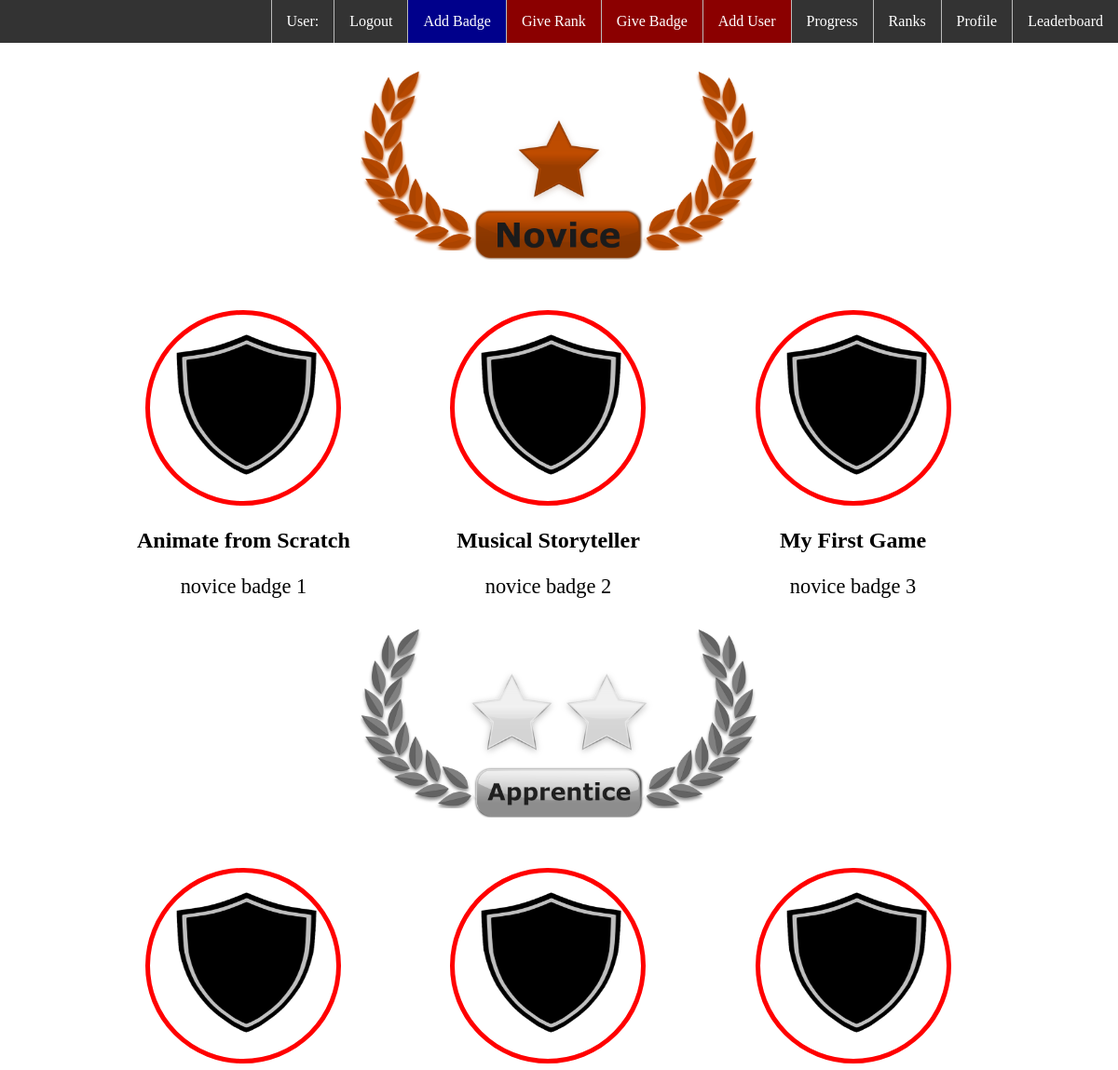
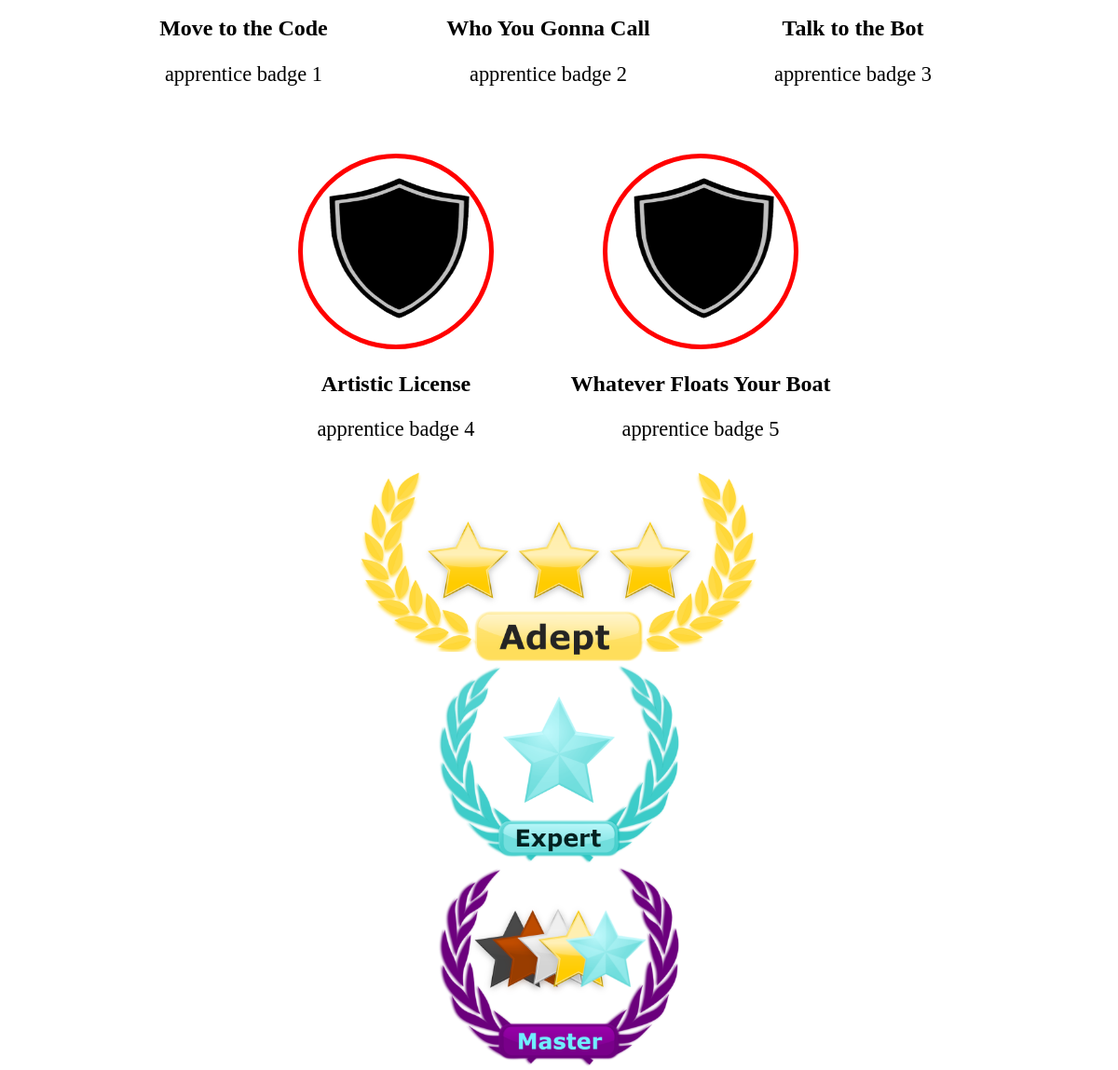
Page /public/student/progress.php on the committed database (2 pictures, top to bottom).
### tables this page shows
CREATE TABLE Badge
(
    badge_id int NOT NULL AUTO_INCREMENT,
    badge_title varchar(255) NOT NULL UNIQUE,
    rank_id int,
    badge_required varchar(5) NOT NULL,
    badge_description varchar(500),
    badge_link varchar(255),
    image_id int,

    PRIMARY KEY (badge_id),
    FOREIGN KEY (rank_id) REFERENCES Rank (rank_id) ON UPDATE CASCADE,
    FOREIGN KEY (image_id) REFERENCES Image (image_id) ON UPDATE CASCADE

);

CREATE TABLE Image
(
    image_id int NOT NULL AUTO_INCREMENT,
    image_name varchar(255) NOT NULL UNIQUE,
    image_path varchar(255) NOT NULL,

    PRIMARY KEY (image_id)
);

### private/functions.php (called while the page is built, shortened)
<?php
function url_for($script_path)
{
    return WWW_ROOT . $script_path;
}
?>

### public/student/progress.php (the view, shortened to what this page needs)
<?php require_once('../../private/initialize.php'); ?>
<?php $page_style = 'progress' ?>
<?php include_once(SHARED_PATH . '/default_header.php'); ?>
<div class="content">
    <?php
    $ranks = array('Novice', 'Apprentice', 'Adept', 'Expert', 'Master');
    foreach ($ranks as $rank) { ?>
    <div id="rank-image-wrapper">
        <img class="badge-rank-img" src="<?php echo WWW_ROOT . '/style/img/rank/' . strtolower($rank) . ".png"; ?>" .
            alt="<?php echo $rank; ?>">
    </div>
    <?php
    $sql = "SELECT * FROM Badge WHERE rank_id = (SELECT rank_id FROM Rank WHERE rank_title = '" . $rank . "' );";
    $badge_set = mysqli_query($db, $sql);
    while ($badge = mysqli_fetch_assoc($badge_set)) {
        $sql = "SELECT * FROM Image WHERE image_id = '" . $badge['image_id'] . "'";
        $image_set = mysqli_query($db, $sql);
        $image = mysqli_fetch_assoc($image_set);
        ?>
    <div class="badge-item">
        <a href="<?php echo $badge['badge_link']; ?>" target="_blank">
            <img class="badge-image
            <?php
            if ($badge['badge_required'] == 'true') {
                echo 'required';
            }
            ?>"
                src="<?php echo $image['image_path']; ?>" alt="<?php echo $image['image_name']; ?>">
        </a>
        <h2><?php echo $badge['badge_title']; ?></h2>
        <p><?php echo $badge['badge_description']; ?></p>
    </div>
    <?php
} ?>
    <?php
} ?>
</div>
<?php include_once(SHARED_PATH . '/default_footer.php'); ?>

### private/shared/default_header.php (shortened to what this page needs)
<!doctype html>
<html>
    <head>
        <link rel="stylesheet" href="<?php echo url_for('/style/default.css'); ?>">
        <?php if (isset($page_style) && $page_style != '') { ?>
        <link rel="stylesheet" href="<?php echo url_for('/style/' . $page_style . '.css'); ?>">
        <?php
    } ?>
    </head>
    <body>
        <nav>
            <ul>
                <li><a href="<?php echo url_for('/student/index.php'); ?>">Leaderboard</a></li>
                <li><a href="<?php echo url_for('/student/profile.php'); ?>">Profile</a></li>
                <li><a href="<?php echo url_for('/student/ranks.php'); ?>">Ranks</a></li>
                <li><a href="<?php echo url_for('/student/progress.php'); ?>">Progress</a></li>
                <li class="instructor"><a href="<?php echo url_for('/instructor/add_user.php'); ?>">Add User</a></li>
                <li class="instructor"><a href="<?php echo url_for('/instructor/give_badge.php'); ?>">Give Badge</a>
                </li>
                <li class="instructor"><a href="<?php echo url_for('/instructor/give_rank.php'); ?>">Give Rank</a></li>
                <li class="admin"><a href="<?php echo url_for('/admin/add_badge.php'); ?>">Add Badge</a></li>
                <li><a href="<?php echo url_for('/logout.php'); ?>">Logout</a></li>
                <li><a href="">User: <?php echo $_SESSION['username'] ?? ''; ?></a></li>
            </ul>
        </nav>

### private/shared/default_footer.php (shortened to what this page needs)
</body>
</html>

### public/style/default.css (style rules this page uses)
body { margin: 0px; }
nav { margin-bottom: 20px; }
ul { list-style-type: none; margin: 0; padding: 0; overflow: hidden; background-color: #333; }
li { float: right; border-left:1px solid #bbb; }
li a { display: block; color: white; text-align: center; padding: 14px 16px; text-decoration: none; }
.content { margin-left: 2%; margin-right: 2%; text-align: center; }
.instructor { background-color: darkred; }
.admin { background-color: darkblue; }

### public/style/progress.css (style rules this page uses)
.badge-rank-img { width: 426.66px; height: 213.33px; }
.badge-item { display: inline-block; margin-right: 2%; width: 300px; vertical-align: text-top; }
.badge-image { margin-top: 50px; width: 200px; height: 200px; border-radius: 100%; border: 5px solid grey; }
.required { border: 5px solid red; }
p { font-size: 1.4em; }

### rows in the picture
badge: image.image_path (placeholder picture), badge_title "Animate from Scratch", badge_description "novice badge 1"
badge: image.image_path (placeholder picture), badge_title "Musical Storyteller", badge_description "novice badge 2"
badge: image.image_path (placeholder picture), badge_title "My First Game", badge_description "novice badge 3"
badge: image.image_path (placeholder picture), badge_title "Move to the Code", badge_description "apprentice badge 1"
badge: image.image_path (placeholder picture), badge_title "Who You Gonna Call", badge_description "apprentice badge 2"
badge: image.image_path (placeholder picture), badge_title "Talk to the Bot", badge_description "apprentice badge 3"
badge: image.image_path (placeholder picture), badge_title "Artistic License", badge_description "apprentice badge 4"
badge: image.image_path (placeholder picture), badge_title "Whatever Floats Your Boat", badge_description "apprentice badge 5"
